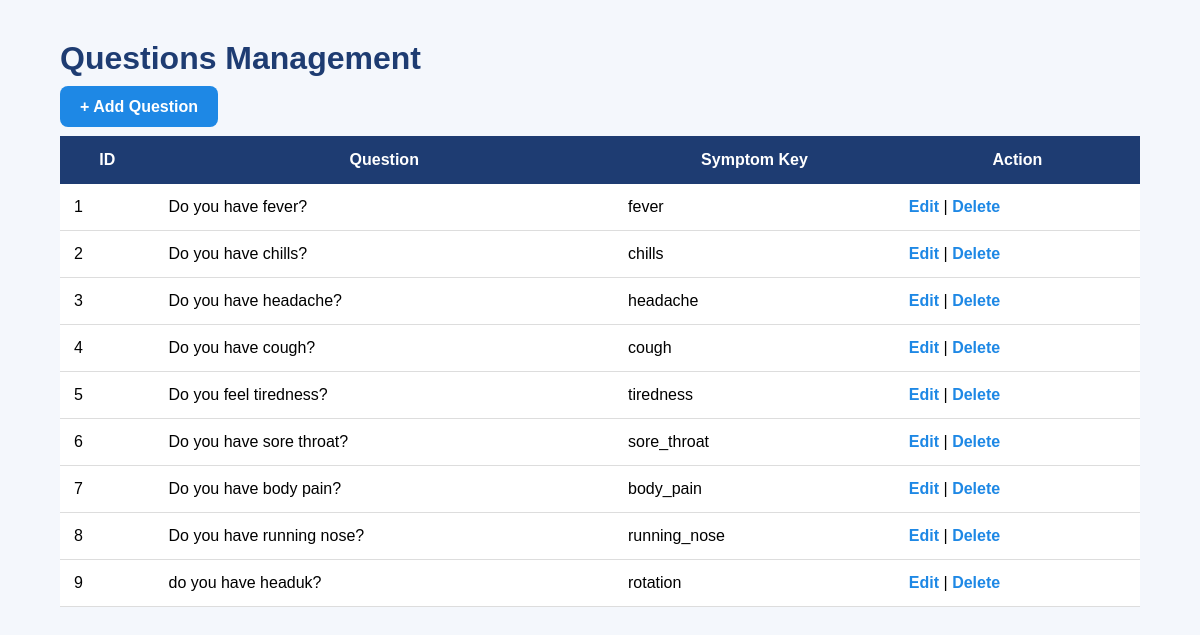
The app's page /admin/questions (signed in) with its own data.
### tables this page shows
CREATE TABLE questions (
        id INTEGER PRIMARY KEY AUTOINCREMENT,
        question_text TEXT NOT NULL,
        symptom_key TEXT NOT NULL
    );

### app.py (the view)
@app.route("/admin/questions")
def admin_questions():
    if not is_admin():
        return redirect("/login")
    conn = get_connection()
    cur = conn.cursor()
    cur.execute("SELECT * FROM questions")
    questions = cur.fetchall()
    conn.close()
    return render_template(
        "admin/questions.html",
        questions=questions
    )

### app.py (called while the page is built)
def is_admin():
    return session.get("role") == "admin"

### database/database.py (called while the page is built)
def get_connection():
    conn = sqlite3.connect(DB_PATH)
    conn.row_factory = sqlite3.Row
    return conn

### templates/admin/questions.html (shortened to what this page needs)
<!DOCTYPE html>
<html>
<head>
    <link rel="stylesheet"
          href="{{ url_for('static', filename='css/Admin_questionsadmin.css') }}">
</head>
<body>
<div class="container">
    <h1>Questions Management</h1>
    <a href="/admin/add_question" class="add-btn">
        + Add Question
    </a>
    <table>
        <tr>
            <th>ID</th>
            <th>Question</th>
            <th>Symptom Key</th>
            <th>Action</th>
        </tr>
        {% for q in questions %}
        <tr>
            <td>{{ q.id }}</td>
            <td>{{ q.question_text }}</td>
            <td>{{ q.symptom_key }}</td>
            <td>
                <a href="/admin/edit_question/{{ q.id }}">
                    Edit
                </a>
                |
                <a href="/admin/delete_question/{{ q.id }}"
                   onclick="return confirm('Delete question?')">
                   Delete
                </a>
            </td>
        </tr>
        {% endfor %}
    </table>
</div>
</body>
</html>

### static/css/admin_questionsadmin.css (style rules this page uses)
body { margin:0; padding:0; font-family:Arial; background:#f4f7fc; }
.container { width:90%; margin:40px auto; }
h1 { color:#1e3c72; }
.add-btn { background:#1e88e5; color:white; padding:12px 20px; text-decoration:none; border-radius:8px; }
table { width:100%; margin-top:20px; border-collapse:collapse; background:white; }
table th { background:#1e3c72; color:white; padding:15px; }
table td { padding:14px; border-bottom:1px solid #ddd; }
a { text-decoration:none; color:#1e88e5; font-weight:bold; }

### records on screen
questions: id "1", question_text "Do you have fever?", symptom_key "fever"
questions: id "2", question_text "Do you have chills?", symptom_key "chills"
questions: id "3", question_text "Do you have headache?", symptom_key "headache"
questions: id "4", question_text "Do you have cough?", symptom_key "cough"
questions: id "5", question_text "Do you feel tiredness?", symptom_key "tiredness"
questions: id "6", question_text "Do you have sore throat?", symptom_key "sore_throat"
questions: id "7", question_text "Do you have body pain?", symptom_key "body_pain"
questions: id "8", question_text "Do you have running nose?", symptom_key "running_nose"
questions: id "9", question_text "do you have headuk?", symptom_key "rotation"
